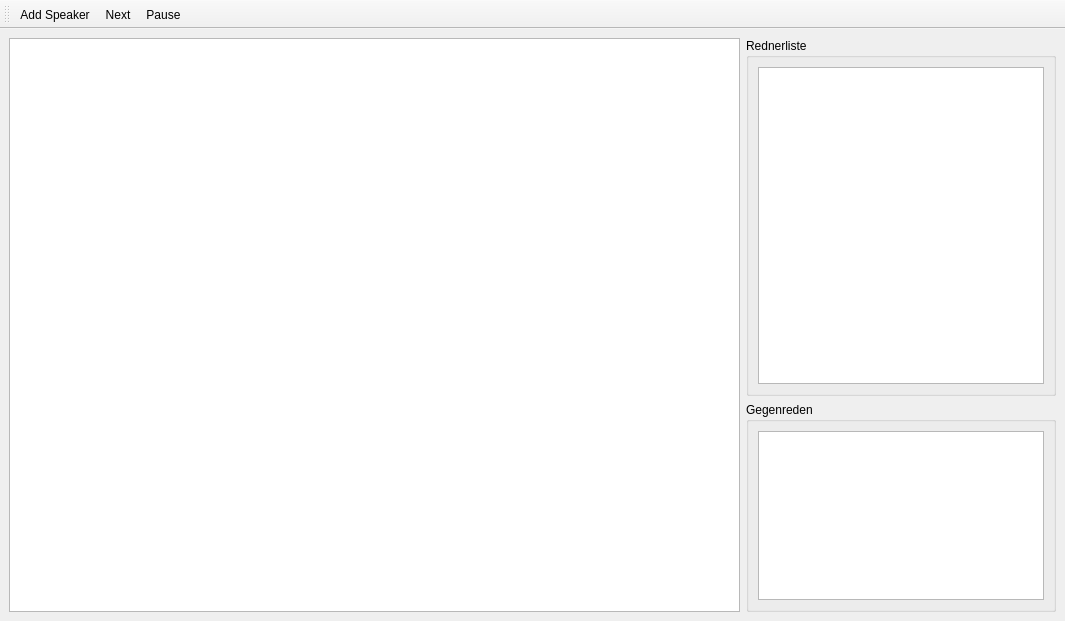
<?xml version="1.0" encoding="UTF-8"?>
<ui version="4.0">
 <class>MainWindow</class>
 <widget class="QMainWindow" name="MainWindow">
  <property name="geometry">
   <rect>
    <x>0</x>
    <y>0</y>
    <width>1065</width>
    <height>621</height>
   </rect>
  </property>
  <property name="windowTitle">
   <string>DisQurs -- Python Prototype</string>
  </property>
  <widget class="QWidget" name="centralwidget">
   <layout class="QHBoxLayout" name="horizontalLayout_2">
    <item>
     <widget class="QGraphicsView" name="speakersView"/>
    </item>
    <item>
     <layout class="QVBoxLayout" name="verticalLayout_2">
      <property name="sizeConstraint">
       <enum>QLayout::SetMaximumSize</enum>
      </property>
      <item>
       <widget class="QGroupBox" name="groupBox">
        <property name="maximumSize">
         <size>
          <width>310</width>
          <height>16777215</height>
         </size>
        </property>
        <property name="title">
         <string>Rednerliste</string>
        </property>
        <layout class="QGridLayout" name="gridLayout_2">
         <item row="0" column="0">
          <widget class="QListView" name="speakersList">
           <property name="maximumSize">
            <size>
             <width>300</width>
             <height>16777215</height>
            </size>
           </property>
          </widget>
         </item>
        </layout>
       </widget>
      </item>
      <item>
       <widget class="QGroupBox" name="groupBox_2">
        <property name="maximumSize">
         <size>
          <width>310</width>
          <height>210</height>
         </size>
        </property>
        <property name="title">
         <string>Gegenreden</string>
        </property>
        <layout class="QGridLayout" name="gridLayout">
         <item row="0" column="0">
          <widget class="QListView" name="countersList">
           <property name="maximumSize">
            <size>
             <width>300</width>
             <height>200</height>
            </size>
           </property>
          </widget>
         </item>
        </layout>
       </widget>
      </item>
     </layout>
    </item>
   </layout>
  </widget>
  <widget class="QToolBar" name="toolBar">
   <property name="windowTitle">
    <string>toolBar</string>
   </property>
   <attribute name="toolBarArea">
    <enum>TopToolBarArea</enum>
   </attribute>
   <attribute name="toolBarBreak">
    <bool>false</bool>
   </attribute>
   <addaction name="actionAdd_Speaker"/>
   <addaction name="actionNext"/>
   <addaction name="actionPause"/>
  </widget>
  <action name="actionAdd_Speaker">
   <property name="text">
    <string>Add Speaker</string>
   </property>
  </action>
  <action name="actionNext">
   <property name="text">
    <string>Next</string>
   </property>
  </action>
  <action name="actionPause">
   <property name="text">
    <string>Pause</string>
   </property>
  </action>
 </widget>
 <resources/>
 <connections/>
</ui>
